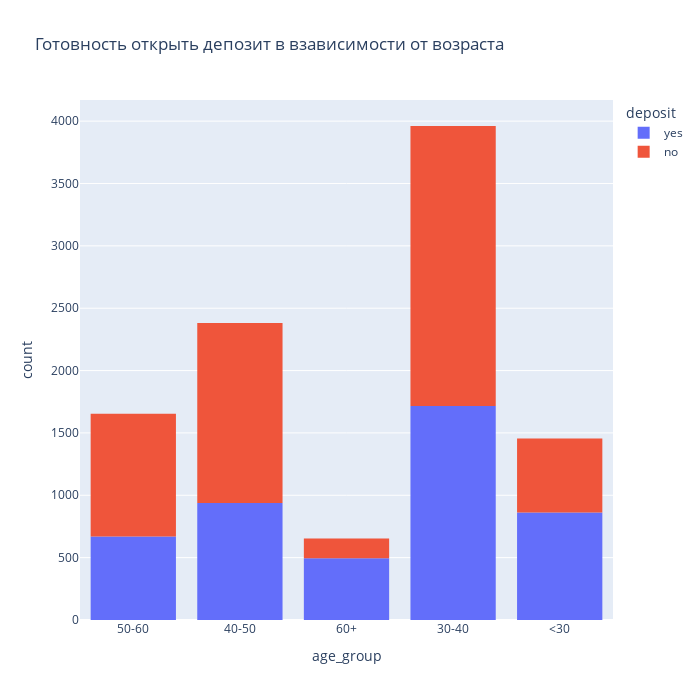

Notebook code for this chart:
### Markdown cell above
### Задание 6

### Code cell
# создайте возрастные группы и определите, в каких группах более склонны открывать депозит, чем отказываться от предложения
def age_group (age): #создадим функцию присвоения возрастной группы
    if age < 30:
        return '<30'
    elif 30<=age<40:
        return '30-40'
    elif 40<=age<50:
        return '40-50'
    elif 50<=age<60:
        return '50-60'
    else:
        return '60+'

dfc['age_group']=dfc['age'].apply(age_group)

display(percent_func('age_group','deposit','Готовность открыть депозит в взависимости от возраста'))

#по визуализации в своей группе готовы открыть депозит клиенты 60+
#в процентном отношении внутри группы 76% возврасной группы 60+ готовы открыть депозит.

### Figure 1 — Plotly figure (JSON) as saved in the notebook; plotly's stock layout.template omitted (floating-point values rounded to 4 significant figures; data arrays with more than 128 entries replaced by an {"elided": "..."} marker saying what was removed)
{"data": [{"alignmentgroup": "True", "bingroup": "x", "hovertemplate": "deposit=yes<br>age_group=%{x}<br>count=%{y}<extra></extra>", "legendgroup": "yes", "marker": {"color": "#636efa", "pattern": {"shape": ""}}, "name": "yes", "offsetgroup": "yes", "orientation": "v", "showlegend": true, "type": "histogram", "x": {"elided": "4681 str values"}, "xaxis": "x", "yaxis": "y"}, {"alignmentgroup": "True", "bingroup": "x", "hovertemplate": "deposit=no<br>age_group=%{x}<br>count=%{y}<extra></extra>", "legendgroup": "no", "marker": {"color": "#EF553B", "pattern": {"shape": ""}}, "name": "no", "offsetgroup": "no", "orientation": "v", "showlegend": true, "type": "histogram", "x": {"elided": "5424 str values"}, "xaxis": "x", "yaxis": "y"}], "layout": {"barmode": "relative", "height": 700, "legend": {"title": {"text": "deposit"}, "tracegroupgap": 0}, "title": {"text": "Готовность открыть депозит в взависимости от возраста"}, "width": 700, "xaxis": {"anchor": "y", "domain": [0, 1], "title": {"text": "age_group"}}, "yaxis": {"anchor": "x", "domain": [0, 1], "title": {"text": "count"}}}}
